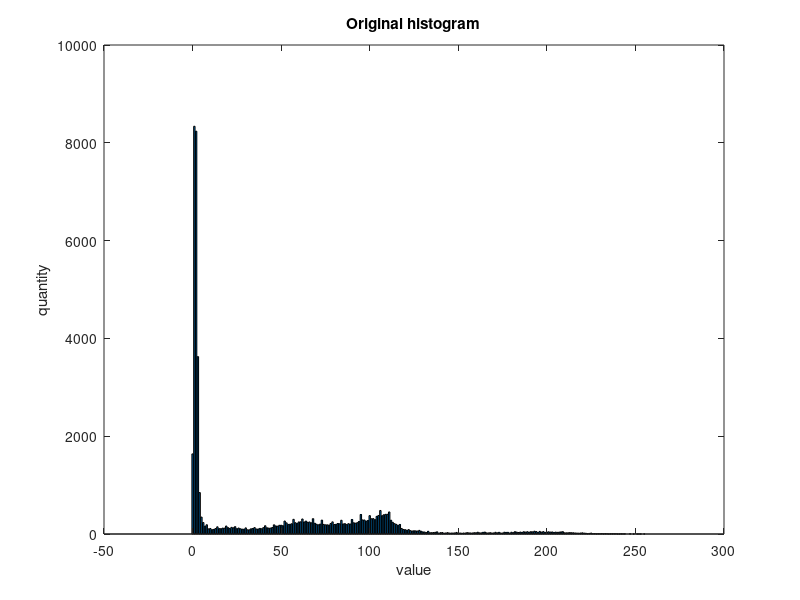
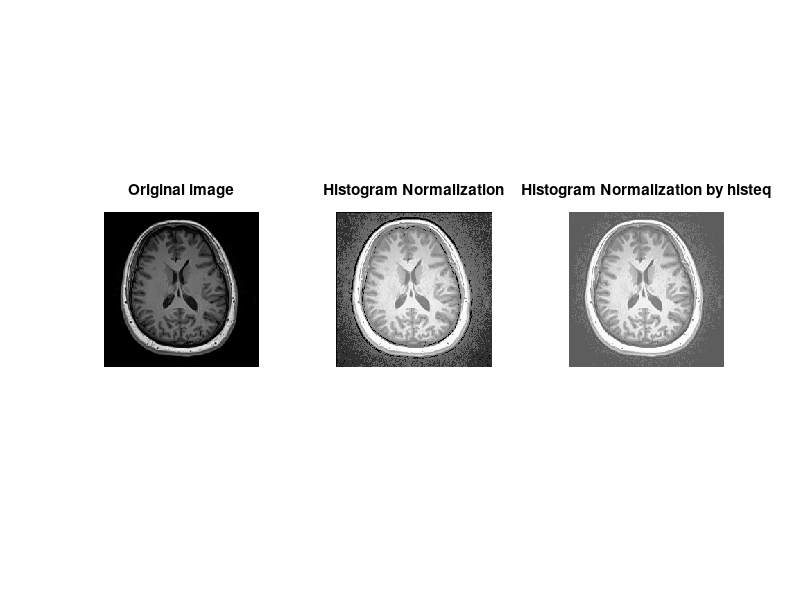
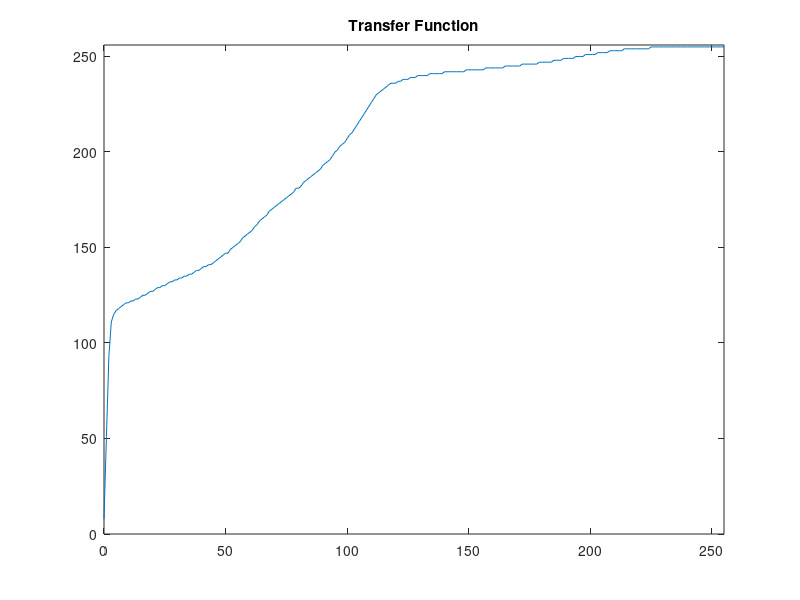
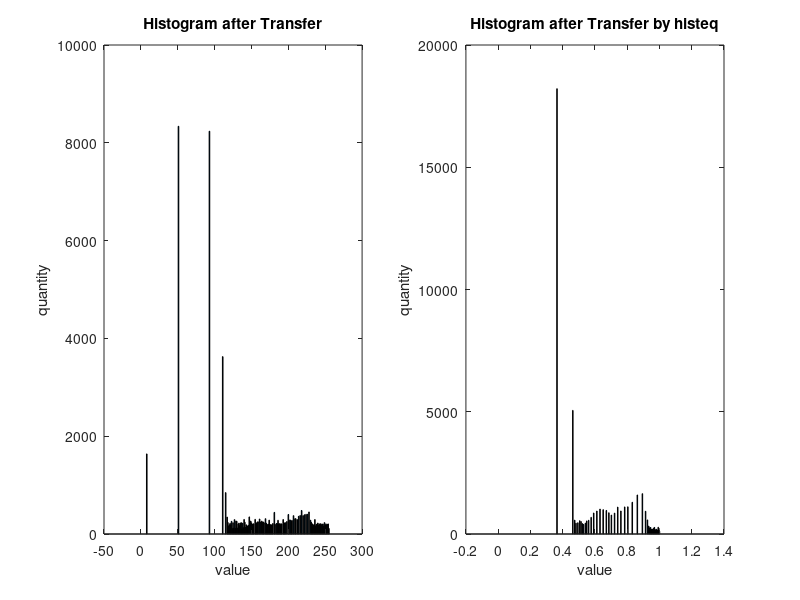

These figures' MATLAB source, in order:

load("HW2_brain.mat");
first_data = HW2_brain;

%question a

[number , value] = imhist(first_data);    %將原資料分析出個數值的數量
figure(1);
bar(value,number);    %畫出各數值的數量長條圖
title('Original histogram' );
xlabel('value');
ylabel('quantity');

%question b

%自行設計的演算法
pixels = numel(first_data);    %計算圖片像素
pdf = number / pixels;    %計算pdf
cdf = cumsum(pdf);    %計算cdf，利用累加的函數
TF = uint8(round(cdf*255));    %將算出的cdf範圍變成[0,255]當作transfer function
adjust_data = TF((first_data)+1);    %+1是因為原始資料從0開始，但TF從1開始

%利用histeq進行轉換
adjust_data_by_histeq = histeq(first_data);

%show the image
figure(2);
subplot(1,3,1);
imshow(first_data);
title('Original image');

subplot(1,3,2);
imshow(adjust_data);
title('Histogram Normalization');

subplot(1,3,3);
imshow(adjust_data_by_histeq);
title('Histogram Normalization by histeq');

%Transfer Function
figure(3);
plot(value,TF);
title('Transfer Function');
xlim([0 255]);
ylim([0 256]);

%histeq
[number_TF , value_TF] = imhist(adjust_data);
[number_histeq , value_hsiteq] = imhist(adjust_data_by_histeq);

figure(4);
subplot(1,2,1);
bar(value_TF,number_TF);
title('Histogram after Transfer');
xlabel('value');
ylabel('quantity');

subplot(1,2,2);
bar(value_hsiteq,number_histeq);
title('Histogram after Transfer by histeq');
xlabel('value');
ylabel('quantity');
